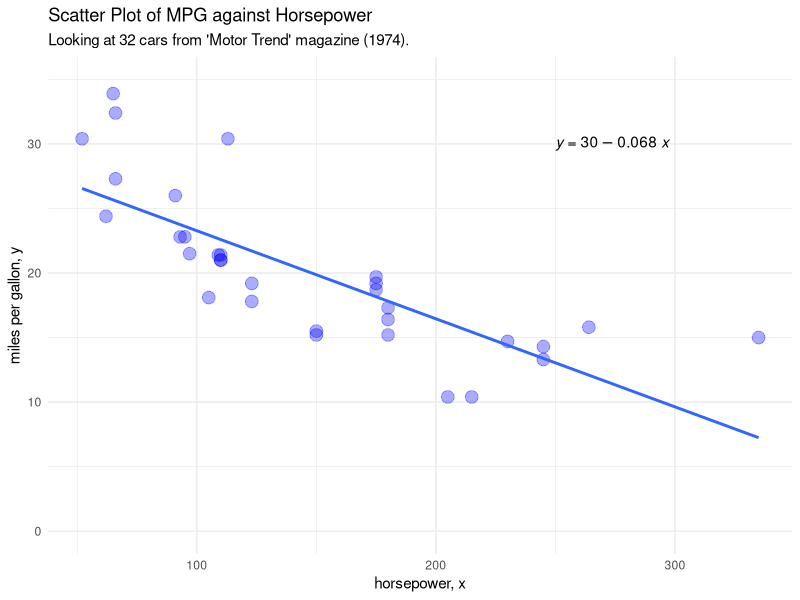

This figure's R source:
## ---- chunk 1
#| label: r-setup
#| echo: false
#| warning: false
#| message: false
#| cache: true
options(htmltools.dir.version = FALSE)
library(tidyverse)   # kitchen sink
library(kableExtra)  # table formatting
library(ggpubr)      # annotations like stat_regline_equation
## ---- chunk 2
#| label: opening-xkcd
#| fig-align: "right"
#| fig-alt: "Two square panels show identical sets of scattered black dots, with only the red additions being different. The left panel shows a slightly rising red line drawn through the middle of the panel, passing near a few dots but not obviously related to most of them. A red text is below the dots: R-squared = 0.06. The right panel shows many of the dots connected by red lines to form a stick figure of a man resembling the constellation Orion, with the hand on the reader's right raised and holding an object. A red text is below the dots: Rexthor, the Dog-Bearer. A caption is below and spanning both panels: I don't trust linear regressions when it's harder to guess the direction of the correlation from the scatter plot than to find new constellations on it."
#| out-width: "50%"
#| cache: true
knitr::include_graphics("https://imgs.xkcd.com/comics/linear_regression.png")
## ---- chunk 3
#| label: scatter-plot
#| echo: false
#| out-width: '80%'
#| fig-align: 'center'
#| fig-format: png
#| fig-alt: "Scatter diagram for the classic 'mtcars' dataset, showing miles per gallon against horsepower. A linear regression of y = 30 - 0.068x is shown."
#| cache: true
scatter_example <- ggplot(mtcars, aes(x = hp, y = mpg)) +
  theme_minimal() +
  labs(
    title = "Scatter Plot of MPG against Horsepower",
    subtitle = "Looking at 32 cars from 'Motor Trend' magazine (1974).",
    x = "horsepower, x",
    y = "miles per gallon, y",
  ) +
  ylim(0, 35)

# for first example, all point the same
scatter_example +
  geom_point(size=4, alpha=0.33, color="blue") +
  geom_smooth(formula=y~x, method="lm", se=FALSE) +
  stat_regline_equation(label.x=250, label.y=30)
